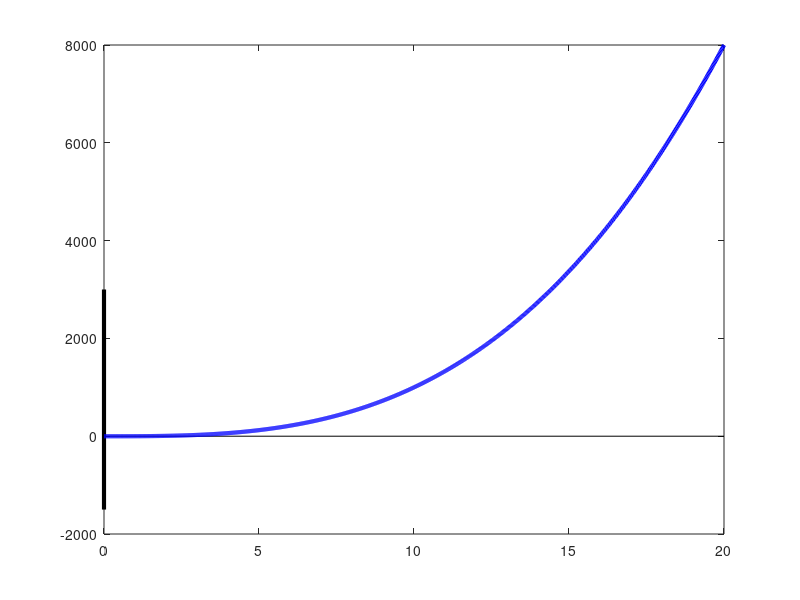

Here is the MATLAB script that generated this plot: (Note: this script raises an error after producing the figure.)
clc; clear; close all;

tol = 1.0e-9; maxiter = 10;

f = @(x) x.^3 - 1;
df = @(x) 3*x.^2;

x0 = -2.0;

xmin = 0.0; xmax = 20.0;
ymin = -1500; ymax = 3000;
N = 1000;

x = linspace(xmin,xmax,N);

figure()
plot([xmin xmax],[0 0],'k',[0 0],[ymin ymax],'k','linewidth',3);
hold on
plot(x, f(x), 'b', 'linewidth', 3);

while x0 <= 2.01
  disp(['Initial guess x0 = ', num2str(x0)]);
  [xn, iter] = newton(f, df, x0, tol, maxiter);

  hold on
  plot(x0,0,'om','MarkerSize',12);
  hold on
  plot([x0 x0],[0 f(x0)],'r--','linewidth',2);
  plot(x0,f(x0),'ob','MarkerSize',12);

  if xn != NaN
    hold on
    plot([x0 xn],[f(x0) 0],'g-','linewidth',2);
  end

  x0 += 0.1;
end
